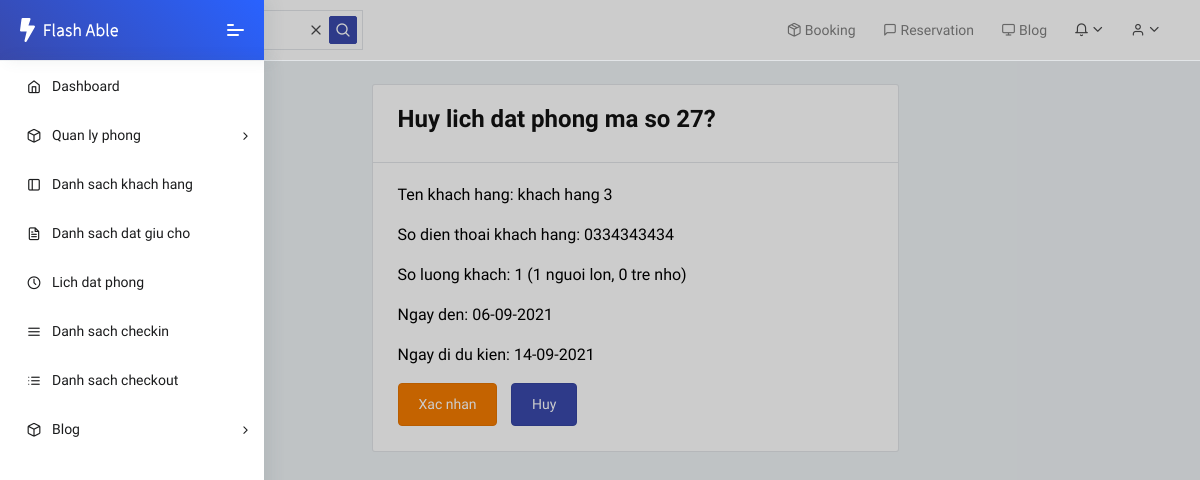
Page /booking/27/cancel (signed in) on the committed database.
### booking/models.py (models this page shows, shortened)
class Booking(models.Model):
    booking_type = models.ForeignKey(BookingType, on_delete=models.SET_NULL, null=True)
    customer = models.ForeignKey(Customer, on_delete=models.CASCADE)
    user = models.ForeignKey(User, on_delete=models.SET_NULL, null=True, verbose_name='Nguoi thuc hien')
    no_of_adults = models.PositiveSmallIntegerField(default=1, verbose_name='So nguoi lon')
    no_of_children = models.PositiveSmallIntegerField(default=0, verbose_name='So tre em')
    booking_date_time = models.DateTimeField(default=timezone.now, verbose_name='Ngay dat phong')
    arrival_date_time = models.DateTimeField(default=timezone.now, verbose_name='Ngay den')
    departure_date_time = models.DateTimeField(default=timezone.now, verbose_name='Ngay du kien di')
    description = models.CharField("Yeu cau cua khach hang", max_length=3000, null=True, blank=True)
    updated_at = models.DateTimeField(auto_now=True, verbose_name='cap nhat luc')
    canceled = models.BooleanField(default=False, verbose_name='Huy dat truoc', blank=True, null=True)
    class Meta:
        ordering = ['arrival_date_time', 'booking_date_time']
    def total_guest(self):
        return self.no_of_adults + self.no_of_children

### customer/models.py (models this page shows, shortened)
class Customer(models.Model):
    customer_name = models.CharField("Ten khach hang", max_length=100)
    customer_dob = models.DateTimeField("Ngay sinh", default=timezone.now)
    customer_adress = models.CharField('Dia chi', max_length=400, blank=True, null=True)
    phone_regex = RegexValidator(regex=r'^\+?\d{8,11}$', message="Nhap so dien thoai theo dinh dang: 0123456789")
    customer_phone = models.CharField('So dien thoai', validators=[phone_regex], max_length=13, blank=True)
    customer_email = models.EmailField("Email")
    create_at = models.DateTimeField(auto_now_add=True, verbose_name='Ngay tao')
    class Meta:
        ordering = ['customer_name']

### booking/views.py (the view, shortened to what this page needs)
# urls.py: path('<int:pk>/cancel', views.BookingCancelView.as_view(), name='booking_cancel'),
class BookingCancelView(LoginRequiredMixin, PermissionRequiredMixin, UpdateView):
    permission_required = 'booking.change_booking'
    model = Booking
    form_class = forms.BookingCancelRequestForm
    template_name = 'booking_cancel.html'

### booking/forms.py
class BookingCancelRequestForm(ModelForm):
    class Meta:
        model = Booking
        fields = ['canceled']
        widgets = {'canceled': forms.HiddenInput, }

### booking/templates/booking_cancel.html (shortened to what this page needs)
{% extends "base.html" %}
{% block content %}
    <div class="row">
        <div class="col-sm-6 mx-auto">
            <div class="card">
                <div class="card-header">
                    <h3>Huy lich dat phong ma so {{ booking.id }}?</h3>
                </div>
                <div class="card-body">
                    <p>Ten khach hang: {{ booking.customer.customer_name }}</p>
                    <p>So dien thoai khach hang: {{ booking.customer.customer_phone }}</p>
                    <p>So luong khach: {{ booking.total_guest }} ({{ booking.no_of_adults }} nguoi lon, {{ booking.no_of_children }} tre nho)</p>
                    <p>Ngay den: {{ booking.arrival_date_time|date:"d-m-Y" }}</p>
                    <p>Ngay di du kien: {{ booking.departure_date_time|date:"d-m-Y" }}</p>
                    <form class="user" method="POST">
                        <input type="submit" value="Xac nhan" class="btn btn-warning btn-user">
                        <a href="{% url 'booking_list' %}"><button type="button" class="btn btn-primary">Huy</button></a>
                    </form>
                </div>
            </div>
        </div>
    </div>
{% endblock %}

### templates/base.html (style rules this page uses)
.pcoded-main-container p { color:black; font-size: 1rem; }

### rows in the picture
Booking: id "27", customer.customer_name "khach hang 3", customer.customer_phone "0334343434", total_guest "1", no_of_adults "1", no_of_children "0", arrival_date_time "06-09-2021", departure_date_time "14-09-2021"
